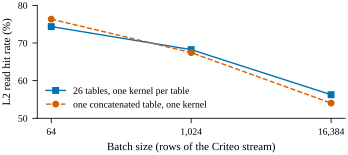

Generate this figure with Python:
"""Fig.: H100 L2 read hit rate of the nn.EmbeddingBag kernels vs batch size, per-table and concatenated layouts.

Reads the table of results/P14/SUMMARY.md (generated by tools/p14_summary.py from the ncu files of jobs
460013-460015): column 'L2 read hit %' = lts__t_sectors_op_read_lookup_hit / (hit + miss), per batch size and layout.
"""
from style import SINGLE, plt, read, save

hdr, data = None, {}
for ln in read('results/P14/SUMMARY.md').splitlines():
    if not ln.startswith('|'):
        continue
    cells = [c.strip() for c in ln.strip('|').split('|')]
    if cells[0] == 'B':
        hdr = cells
    elif hdr and cells[0].replace(',', '').isdigit():
        r = dict(zip(hdr, cells))
        data.setdefault(r['layout'], []).append((int(r['B'].replace(',', '')), float(r['L2 read hit %'])))
if sorted(data) != ['concat', 'per_table'] or any(len(v) != 3 for v in data.values()):
    raise SystemExit(f'unexpected P14 table: {data}')

fig, ax = plt.subplots(figsize=(SINGLE, 1.55))
style = {'per_table': ('26 tables, one kernel per table', '#0072B2', 's', '-'),
         'concat': ('one concatenated table, one kernel', '#D55E00', 'o', '--')}
for lay, (lab, col, mk, ls) in style.items():
    xs, ys = zip(*sorted(data[lay]))
    ax.plot(xs, ys, color=col, marker=mk, ls=ls, label=lab)
ax.set_xscale('log', base=2)
ax.set_xticks([64, 1024, 16384], ['64', '1,024', '16,384'])
ax.minorticks_off()
ax.set_xlabel('Batch size (rows of the Criteo stream)')
ax.set_ylabel('L2 read hit rate (%)')
ax.set_ylim(50, 80)
ax.legend(loc='lower left')
save(fig, 'fig_l2')
